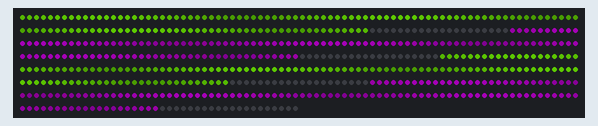
The sketch below on a simulated Arduino Uno, built with avr-gcc and run on an emulated ATmega328P. Parts: 600 RGB LEDs in strip order, left to right, continuing on the next row. Dim RGB values are drawn brighter than linear; random numbers use the default seed unless the sketch sets one.

Above: at 0.06 s.
At 39.84 s:
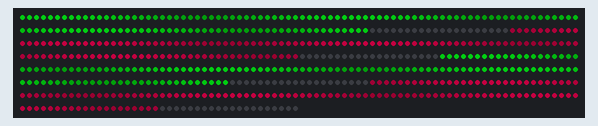

The sketch:

wavespect.ino
```cpp
#include <FastLED.h>

#define LED_PIN     6
#define NUM_LEDS    600
#define BRIGHTNESS  128
#define LED_TYPE    WS2812B
#define COLOR_ORDER GRB

CRGB leds[NUM_LEDS];

// Window parameters
#define WINDOW_HEIGHT 20
#define WINDOW_WIDTH 130
#define LEDS_PER_WINDOW 300
#define TOP_OFFSET 20

// Wave parameters
#define WAVE_LENGTH 40
#define WAVE_SPEED 3
#define MIN_BRIGHTNESS 64
#define WAVE_RANGE (255 - MIN_BRIGHTNESS)
#define COLOR_CHANGE_SPEED 1  // How fast colors transition
#define COLOR_HOLD_TIME 500   // How long to hold each color pair

uint16_t timeOffset = 0;
uint8_t currentHue = 0;       // Current base hue
uint8_t targetHue = 0;        // Target hue to transition to
uint16_t colorTimer = 0;      // Timer for color changes
bool transitioning = false;    // Are we currently transitioning colors?

void setup() {
  FastLED.addLeds<LED_TYPE, LED_PIN, COLOR_ORDER>(leds, NUM_LEDS);
  FastLED.setBrightness(BRIGHTNESS);
  FastLED.clear();

  // Initialize first random color
  currentHue = random8();
  targetHue = currentHue;
}

void loop() {
  // Handle color transitions
  colorTimer++;
  if (!transitioning && colorTimer >= COLOR_HOLD_TIME) {
    // Time to pick a new target color
    targetHue = random8();
    transitioning = true;
    colorTimer = 0;
  }

  // Gradually transition to target hue
  if (transitioning) {
    if (abs(currentHue - targetHue) > COLOR_CHANGE_SPEED) {
      if (currentHue < targetHue) {
        currentHue += COLOR_CHANGE_SPEED;
      } else {
        currentHue -= COLOR_CHANGE_SPEED;
      }
    } else {
      currentHue = targetHue;
      transitioning = false;
      colorTimer = 0;
    }
  }

  // Calculate complementary hue
  uint8_t complementHue = currentHue + 128; // Opposite on color wheel

  // Convert hues to RGB colors
  CRGB baseColor = CHSV(currentHue, 255, 255);
  CRGB complementColor = CHSV(complementHue, 255, 255);

  // For each window
  for(int window = 0; window < 2; window++) {
    int windowStart = window * LEDS_PER_WINDOW;

    for(int i = 0; i < WINDOW_WIDTH; i++) {
      // Calculate sine wave brightness with minimum level
      uint8_t bottomWave = sin8(i * (256/WAVE_LENGTH) + timeOffset);
      uint8_t topWave = sin8(i * (256/WAVE_LENGTH) + timeOffset + 128);

      // Map the sine wave to our desired brightness range
      uint8_t bottomBrightness = map(bottomWave, 0, 255, MIN_BRIGHTNESS, 255);
      uint8_t topBrightness = map(topWave, 0, 255, MIN_BRIGHTNESS, 255);

      // Bottom row with varying brightness
      CRGB bottomColorScaled = baseColor;
      bottomColorScaled.nscale8(bottomBrightness);
      leds[windowStart + i] = bottomColorScaled;

      // Top row with varying brightness
      CRGB topColorScaled = complementColor;
      topColorScaled.nscale8(topBrightness);
      int topLed = windowStart + WINDOW_WIDTH + TOP_OFFSET + (WINDOW_WIDTH - i - 1);
      leds[topLed] = topColorScaled;
    }
  }

  timeOffset += WAVE_SPEED;
  FastLED.show();
  delay(20);
}
```
